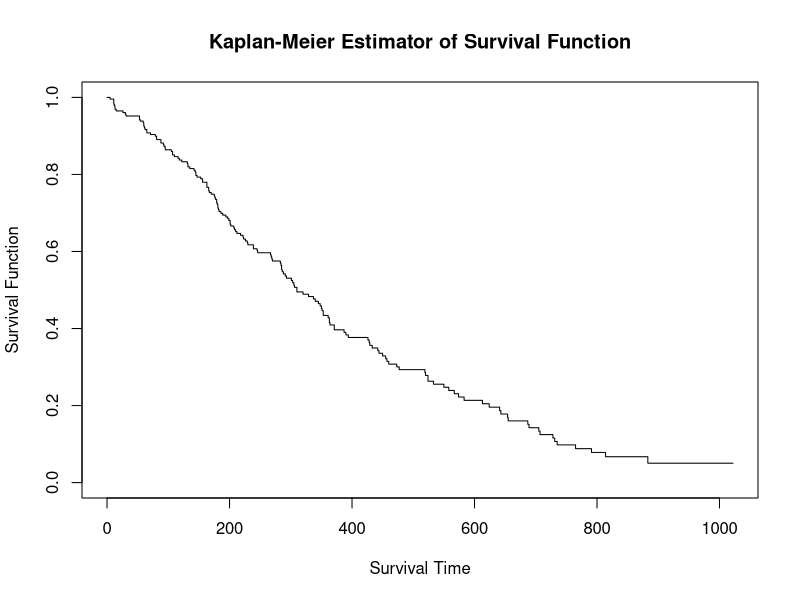
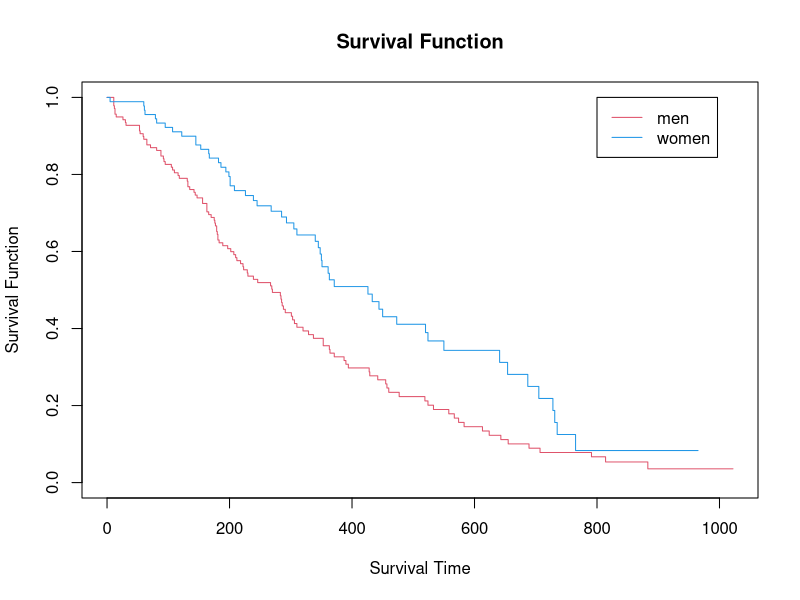

These figures' R source, in order:
## ---- chunk 1

library(survival)

summary(lung)

mdl = survfit(Surv(time, status) ~ 1, data = lung)

plot(mdl, conf.int = FALSE,
     main="Kaplan-Meier Estimator of Survival Function",
     xlab="Survival Time",
     ylab="Survival Function")

summary(mdl)

mdl = survfit(Surv(time, status) ~ strata(sex), data = lung)

summary(mdl)

plot(mdl, conf.int = FALSE, col = c(2,4),
     main="Survival Function",
     xlab="Survival Time",
     ylab="Survival Function")

legend(800, 1, c("men", "women"), lty = c(1, 1), col = c(2, 4))


summary(survreg(Surv(time, status) ~ ph.ecog + age + strata(sex), lung))
